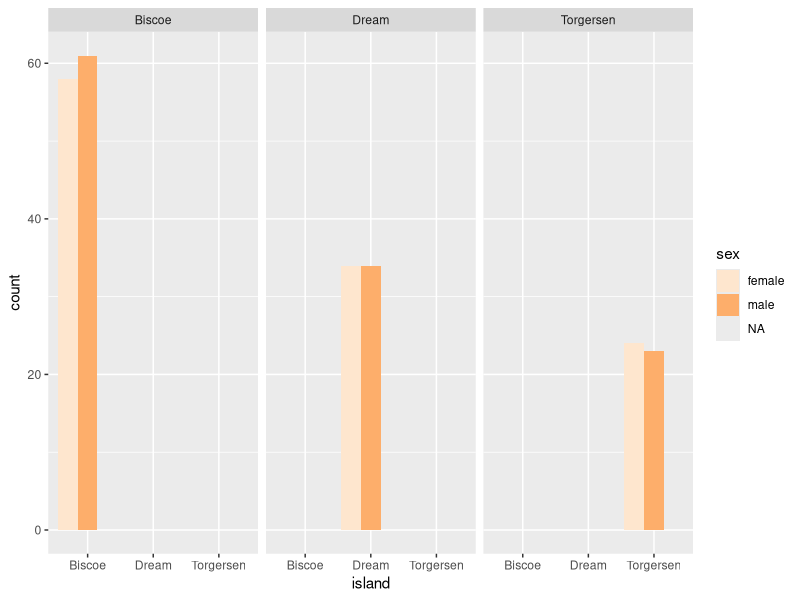
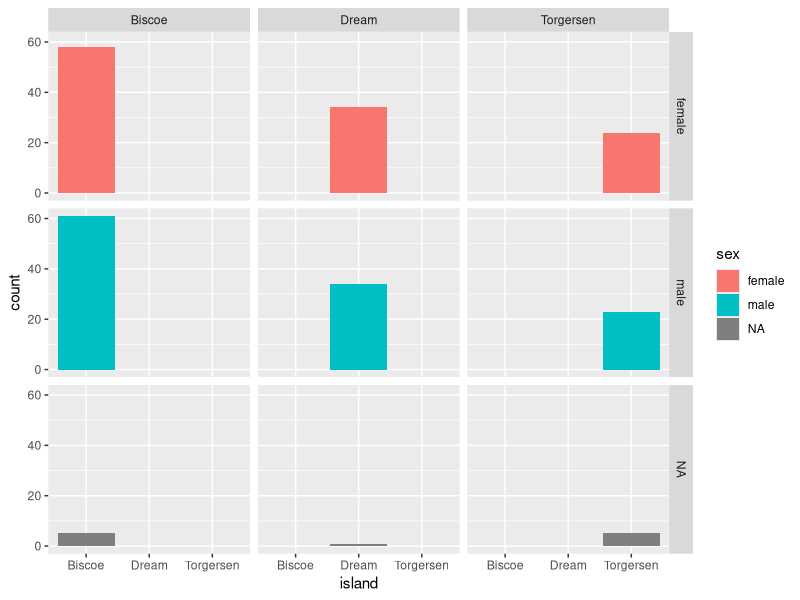

The R script that drew these images, in order: (Note: this script raises an error after producing the figures.)
## plot how many penguins observed on each island and their species
## (bonus) how many of them are female, male, etc.

library(palmerpenguins)
library(tidyverse)
library(ggplot2)

# ggplot(aes(x = island,
#            y = species),
#        data = penguins)+ #data is the dataframe being used
#   geom_area()

penguins %>% 
  group_by(island, species, sex) %>%
  summarise(count = n()) %>% 
  ggplot(aes(x = island,
             y = count,
             fill = sex)) +
  geom_bar(stat = "identity", position = "dodge") +
  facet_wrap(~ island) + #Separates data by selected category
  scale_fill_brewer(palette = 7)

  ?scale_fill_brewer  

penguins %>% 
  group_by(island, species, sex) %>%
  summarise(count = n()) %>% 
  ggplot(aes(x = island,
             y = count,
             fill = sex)) +
  geom_bar(stat = "identity", position = "dodge") +
  facet_grid(sex ~ island) #adds multiple graphs by selected categories

# logical operator
T/F
! # is not

vec = c(1,2,3,NA, 5, NA)
is.na(vec)
!is.na(vec)

#Get fat penguins
penguins %>% 
  filter(body_mass_g > 5000)

penguins$body_mass_g > 5000

penguins %>% 
  filter(!is.na(sex))

## are penguins with bigger flippers heavier?
## any differences between species and sex?
## make a plot to show that. (make sure no NA for sex)
penguins %>% 
  filter(!is.na(sex)) %>% 
  group_by(flipper_length_mm, body_mass_g, species, sex) %>%
  ggplot(aes(x = flipper_length_mm,
             y = body_mass_g,
             fill = sex)) +
  geom_bar(stat = "identity", position = "dodge") +
  facet_grid(~ sex) + #adds multiple graphs by selected categories
  scale_fill_brewer(palette = 4)

penguins %>% 
  filter(!is.na(sex)) %>% 
  group_by(flipper_length_mm, body_mass_g, species, sex) %>%
    summarise(count = n()) %>% 
    ggplot(aes(x = flipper_length_mm,
               y = body_mass_g,
               color = species,
               shape = sex)) +
    geom_point() +
    geom_smooth(method = "lm", se = F) +
    labs(title = "Relationship between flipper and weight",
         x = "Flipper (mm)",
         y = "Weight (g)",
         color = "Breed") +
    scale_x_continuous(limit = c(170, 235), expand = c(0, 0)) + #Sets upper and lower limits for x
    scale_y_continuous(limits = c(2500, 6500), expand = c(0,0)) +
    stat_ellipse() + #adds ellipse to graph
    ggsave("Data/my_plot.jpg", width = 10, height = 15, dpi = 300) 

  penguins %>% 
    filter(!is.na(sex)) %>% 
    group_by(flipper_length_mm, body_mass_g, species, sex) %>%
    ggplot(aes(x = flipper_length_mm,
               y = body_mass_g,
               color = species,
               shape = sex)) +
    geom_point() +
    geom_smooth(method = "lm", se = F) +
    labs(title = "Relationship between flipper and weight",
         x = "Flipper (mm)",
         y = "Weight (g)",
         color = "Breed") +
    scale_x_continuous(limit = c(170, 235), expand = c(0, 0)) + #Sets upper and lower limits for x
    scale_y_continuous(limits = c(2500, 6500), expand = c(0,0)) +
    stat_ellipse() +  #adds ellipse to graph
    scale_color_manual(values = c("Chinstrap" = "maroon", 
                                  "Gentoo" = "limegreen", 
                                  "Adelie" = "orange")) +
    scale_shape_manual(values = c(1, 12))
  
